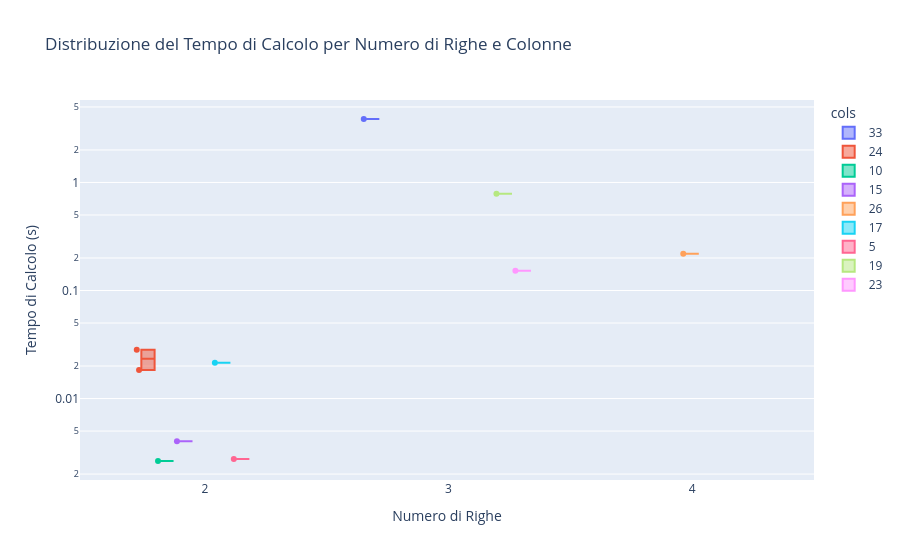

Notebook cell for this chart:
### Code cell
fig = px.box(
    df,
    x='rows',
    y='computation_time',
    color='cols', # Mostra box plot separati per 'rows', colorati per 'cols'
    points="all", # Mostra tutti i punti dati oltre al box plot
    hover_data=['mhs_count', 'size', 'file_size_mb', 'ones_count'],
    title='Distribuzione del Tempo di Calcolo per Numero di Righe e Colonne',
    labels={'rows': 'Numero di Righe', 'computation_time': 'Tempo di Calcolo (s)'},
    log_y=True
)
fig.show()

### Figure 1 — Plotly figure (JSON) as saved in the notebook; plotly's stock layout.template omitted (floating-point values rounded to 4 significant figures)
{"data": [{"alignmentgroup": "True", "boxpoints": "all", "customdata": [[271.0, 99.0, 0.001053, 54.0]], "hovertemplate": "cols=33<br>Numero di Righe=%{x}<br>Tempo di Calcolo (s)=%{y}<br>mhs_count=%{customdata[0]}<br>size=%{customdata[1]}<br>file_size_mb=%{customdata[2]}<br>ones_count=%{customdata[3]}<extra></extra>", "legendgroup": "33", "marker": {"color": "#636efa"}, "name": "33", "notched": false, "offsetgroup": "33", "orientation": "v", "showlegend": true, "type": "box", "x": [3], "x0": " ", "xaxis": "x", "y": [3.868], "y0": " ", "yaxis": "y"}, {"alignmentgroup": "True", "boxpoints": "all", "customdata": [[95.0, 48.0, 0.0009251, 29.0], [23.0, 48.0, 0.0009251, 34.0]], "hovertemplate": "cols=24<br>Numero di Righe=%{x}<br>Tempo di Calcolo (s)=%{y}<br>mhs_count=%{customdata[0]}<br>size=%{customdata[1]}<br>file_size_mb=%{customdata[2]}<br>ones_count=%{customdata[3]}<extra></extra>", "legendgroup": "24", "marker": {"color": "#EF553B"}, "name": "24", "notched": false, "offsetgroup": "24", "orientation": "v", "showlegend": true, "type": "box", "x": [2, 2], "x0": " ", "xaxis": "x", "y": [0.02833, 0.01834], "y0": " ", "yaxis": "y"}, {"alignmentgroup": "True", "boxpoints": "all", "customdata": [[1.0, 20.0, 0.0009241, 11.0]], "hovertemplate": "cols=10<br>Numero di Righe=%{x}<br>Tempo di Calcolo (s)=%{y}<br>mhs_count=%{customdata[0]}<br>size=%{customdata[1]}<br>file_size_mb=%{customdata[2]}<br>ones_count=%{customdata[3]}<extra></extra>", "legendgroup": "10", "marker": {"color": "#00cc96"}, "name": "10", "notched": false, "offsetgroup": "10", "orientation": "v", "showlegend": true, "type": "box", "x": [2], "x0": " ", "xaxis": "x", "y": [0.002642], "y0": " ", "yaxis": "y"}, {"alignmentgroup": "True", "boxpoints": "all", "customdata": [[14.0, 30.0, 0.0009251, 25.0]], "hovertemplate": "cols=15<br>Numero di Righe=%{x}<br>Tempo di Calcolo (s)=%{y}<br>mhs_count=%{customdata[0]}<br>size=%{customdata[1]}<br>file_size_mb=%{customdata[2]}<br>ones_count=%{customdata[3]}<extra></extra>", "legendgroup": "15", "marker": {"color": "#ab63fa"}, "name": "15", "notched": false, "offsetgroup": "15", "orientation": "v", "showlegend": true, "type": "box", "x": [2], "x0": " ", "xaxis": "x", "y": [0.004027], "y0": " ", "yaxis": "y"}, {"alignmentgroup": "True", "boxpoints": "all", "customdata": [[42.0, 104.0, 0.001181, 68.0]], "hovertemplate": "cols=26<br>Numero di Righe=%{x}<br>Tempo di Calcolo (s)=%{y}<br>mhs_count=%{customdata[0]}<br>size=%{customdata[1]}<br>file_size_mb=%{customdata[2]}<br>ones_count=%{customdata[3]}<extra></extra>", "legendgroup": "26", "marker": {"color": "#FFA15A"}, "name": "26", "notched": false, "offsetgroup": "26", "orientation": "v", "showlegend": true, "type": "box", "x": [4], "x0": " ", "xaxis": "x", "y": [0.2189], "y0": " ", "yaxis": "y"}, {"alignmentgroup": "True", "boxpoints": "all", "customdata": [[29.0, 34.0, 0.0009241, 18.0]], "hovertemplate": "cols=17<br>Numero di Righe=%{x}<br>Tempo di Calcolo (s)=%{y}<br>mhs_count=%{customdata[0]}<br>size=%{customdata[1]}<br>file_size_mb=%{customdata[2]}<br>ones_count=%{customdata[3]}<extra></extra>", "legendgroup": "17", "marker": {"color": "#19d3f3"}, "name": "17", "notched": false, "offsetgroup": "17", "orientation": "v", "showlegend": true, "type": "box", "x": [2], "x0": " ", "xaxis": "x", "y": [0.02146], "y0": " ", "yaxis": "y"}, {"alignmentgroup": "True", "boxpoints": "all", "customdata": [[5.0, 10.0, 0.0009241, 6.0]], "hovertemplate": "cols=5<br>Numero di Righe=%{x}<br>Tempo di Calcolo (s)=%{y}<br>mhs_count=%{customdata[0]}<br>size=%{customdata[1]}<br>file_size_mb=%{customdata[2]}<br>ones_count=%{customdata[3]}<extra></extra>", "legendgroup": "5", "marker": {"color": "#FF6692"}, "name": "5", "notched": false, "offsetgroup": "5", "orientation": "v", "showlegend": true, "type": "box", "x": [2], "x0": " ", "xaxis": "x", "y": [0.002753], "y0": " ", "yaxis": "y"}, {"alignmentgroup": "True", "boxpoints": "all", "customdata": [[1.0, 57.0, 0.001052, 23.0]], "hovertemplate": "cols=19<br>Numero di Righe=%{x}<br>Tempo di Calcolo (s)=%{y}<br>mhs_count=%{customdata[0]}<br>size=%{customdata[1]}<br>file_size_mb=%{customdata[2]}<br>ones_count=%{customdata[3]}<extra></extra>", "legendgroup": "19", "marker": {"color": "#B6E880"}, "name": "19", "notched": false, "offsetgroup": "19", "orientation": "v", "showlegend": true, "type": "box", "x": [3], "x0": " ", "xaxis": "x", "y": [0.7843], "y0": " ", "yaxis": "y"}, {"alignmentgroup": "True", "boxpoints": "all", "customdata": [[68.0, 69.0, 0.001053, 41.0]], "hovertemplate": "cols=23<br>Numero di Righe=%{x}<br>Tempo di Calcolo (s)=%{y}<br>mhs_count=%{customdata[0]}<br>size=%{customdata[1]}<br>file_size_mb=%{customdata[2]}<br>ones_count=%{customdata[3]}<extra></extra>", "legendgroup": "23", "marker": {"color": "#FF97FF"}, "name": "23", "notched": false, "offsetgroup": "23", "orientation": "v", "showlegend": true, "type": "box", "x": [3], "x0": " ", "xaxis": "x", "y": [0.1521], "y0": " ", "yaxis": "y"}], "layout": {"boxmode": "group", "legend": {"title": {"text": "cols"}, "tracegroupgap": 0}, "title": {"text": "Distribuzione del Tempo di Calcolo per Numero di Righe e Colonne"}, "xaxis": {"anchor": "y", "domain": [0, 1], "title": {"text": "Numero di Righe"}}, "yaxis": {"anchor": "x", "domain": [0, 1], "title": {"text": "Tempo di Calcolo (s)"}, "type": "log"}}}
